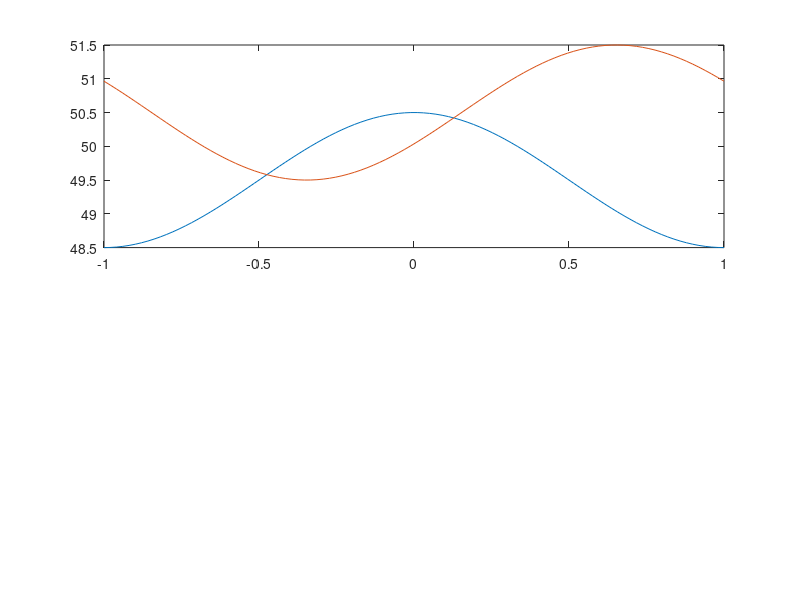

Reproduce this figure in MATLAB. (Note: this script raises an error after producing the figure.)
%% fn_attn_coeff_collisions.m
%% Author: Timothy Williams
%% Date: 20140910, 15:40:45 CEST

function [alp,out2] = attn_coeff_collisions(...
   coll_inputs,wave_pram,ice_pram,RAOsurge,conc,sep,f_coll)
%% CALL: alp = attn_collisions(wave_pram,ice_pram,RAOsurge,conc,sep)
%% NB attenuation dependent on wave amplitude;
%% wave_pram = [om,A,k,cg]: radial freq, amplitude, wave number, group vel
%% ice_pram  = [D,h,rhoi]:  ice floe diameter, thickness and density
%% RAOsurge: surge response for 1m amplitude wave
%% conc: ice concentration
%% sep: ice floe separation (distance between centres)
%% NB sep>D.
%% TODO: calc sep from conc & D if it's not specified

do_test  = 0;
g        = 9.81;
rhow     = 1025;

if nargin==0
   do_test  = 1;
   %%
   om          = 2*pi/14;
   k           = om^2/g;
   cp          = om/k;
   cg          = g/2/om;
   wave_pram   = [om,k,cg];
   %%
   D           = 99;
   sep         = 100;
   conc        = (pi*D^2/4)/(sep^2);
   h           = 1;
   rhoi        = 922.5;
   ice_pram    = [D,h,rhoi];
   %%
   A           = 1;
   rest_coeff  = .9;
   coll_inputs = [A,rest_coeff];
   %%
   RAOsurge = 1;
end


A           = coll_inputs(:,1);%%wave amplitude
rest_coeff  = coll_inputs(:,2);%%restitution coefficient
alp         = 0*A;%%Attenuation coefficient if no collision;
Ncoll       = length(A);
%%
omt1  = NaN+0*A;
omt2  = NaN+0*A;
V1    = NaN+0*A;
V2    = NaN+0*A;
%%
om = wave_pram(1);%%wave radial frequency
k  = wave_pram(2);%%wave number
cg = wave_pram(3);%%group velocity

f  = om/2/pi;%%wave frequency
if ~exist('f_coll','var')
   f_coll   = 2*f;%%collision freq = 2x wave frequency
end

D           = ice_pram(1);%%floe diameter
h           = ice_pram(2);%%ice thickness
rhoi        = ice_pram(3);%%ice density

A_floe      = pi*D^2/4;
rho_floes   = conc/A_floe;%%floes per unit area - only needed for testing, cancels out

if ~exist('conc','var')
   conc  = 1;
end
if ~exist('sep','var')
   %% WORK OUT sep from conc & D
   %% TODO: implement this
end
if sep<=D
   disp(['sep = ',num2str(sep),'m; D = ',num2str(D),'m']);
   error('separation of floe centres ("sep") should be larger than the diameter ("D")',...
         'sep-check')
end

X     = RAOsurge*A;%%absolute surge
ks    = k*sep;
Csq   = 2*(1-cos(ks));
C     = sqrt(Csq);

if C==0
   disp('No collision - floes moving exactly in phase');
   out2  = struct('name',{'omt1';'omt2';'V1';'V2'},...
                  'value',{omt1;omt2;V1;V2});
   return;
end

cosZ              = (sep-D)./(X*C);%%Z=om*t+phi
jok               = 1:Ncoll;
jsm               = find(abs(cosZ)>1);
jok(jsm)          = [];
cosZ(jsm)         = [];
rest_coeff(jsm)   = [];
X(jsm)            = [];
if isempty(jok)
   disp('No collision - surge amplitudes too small to produce a collision');
   out2  = struct('name',{'omt1';'omt2';'V1';'V2'},...
                  'value',{omt1;omt2;V1;V2});
   return;
end

%%angle phi - 2 possibilities
tan_phi  = 2*sin(ks)/Csq;
phi      = atan(tan_phi);
%phi2     = phi+pi;%%this gives the same dE
zet1  = acos(cosZ);

bet      = (rhoi*h*om^2)/(2*rhow*g)*RAOsurge^2*(1-rest_coeff.^2);%%nondimensional
%F_av  = .5*(fn_Fcoll(2*ks,2*zet1-2*phi)+fn_Fcoll(2*ks,-2*zet1-2*phi));
F_av     = fn_Fcoll(2*ks,2*zet1-2*phi);
alp(jok) = (conc*f_coll*bet.*F_av)/cg;%%attenuation per meter

%%extra outputs:
%% times and speeds of collisions
%% - for use in drag model
omt1(jok)   = zet1-phi;
omt2(jok)   = -zet1-phi;
V1(jok)     = -om*X.*sin(omt1(jok));
V2(jok)     = -om*X.*sin(omt2(jok));
out2        = struct('name',{'omt1';'omt2';'V1';'V2'},...
                     'value',{omt1;omt2;V1;V2});
if 0
   A,omt1,V1,omt2,V2
   pause
end

if do_test
   np2   = 100;
   omt   = linspace(-pi,pi,np2).';
   x1    = D/2+X(1)*cos(omt);
   x2    = sep-D/2+cos(ks-omt);
   V1    = -om*X(1)*sin(omt);
   V2    = -om*X(1)*sin(ks-omt);
   %%
   omt1  = zet1(1)-phi;
   x1_1  = D/2+X(1)*cos(omt1);
   x2_1  = sep-D/2+cos(ks-omt1);
   V1_1  = -om*X(1)*sin(omt1);
   V2_1  = -om*X(1)*sin(ks-omt1);
   [omt1/pi,V1_1^2+V2_1^2]
   %%
   omt2  = -zet1(1)-phi;
   x1_2  = D/2+X(1)*cos(omt2);
   x2_2  = sep-D/2+cos(ks-omt2);
   V1_2  = -om*X(1)*sin(omt2);
   V2_2  = -om*X(1)*sin(ks-omt2);
   [omt2/pi,V1_2^2+V2_2^2]
   %%
   subplot(2,1,1);
   plot(omt/pi,[x1,x2]);
   GEN_proc_fig('\omega{t}/\pi','x, m')
   hold on;
   plot(omt1/pi,[x1_1,x2_1],'^');
   plot(omt2/pi,[x1_2,x2_2],'o');
   hold off;
   %%
   subplot(2,1,2);
   plot(omt/pi,[V1,V2]);
   GEN_proc_fig('\omega{t}/\pi','V, ms^{-1}')
   hold on;
   plot(omt1/pi,[V1_1,V2_1],'^');
   plot(omt2/pi,[V1_2,V2_2],'o');
   hold off;

   %%test at omt1:
   rc    = rest_coeff(1);
   Vsq   = V1_1^2+V2_1^2;
   Usq   = rc^2*Vsq;
   m     = rhoi*h*A_floe;
   dE1   = .5*m*(Vsq-Usq);

   V  = om*RAOsurge*A(1);%X,RAOsurge*A
   E  = rhow*g*A(1)^2/2;
   %[Vsq,V^2*(sin(omt1)^2+sin(k*sep-omt1)^2),...
   % V^2/2*(2-cos(2*omt1)-cos(2*(k*sep-omt1))),V^2/2*F_av]

   %dE1
   %.5*A_floe*[rhoi*h*(1-rc^2)*Vsq,rhoi*h*(1-rc^2)*V^2/2*F_av,...
   %                            (rhoi*h*om^2)/(rhow*g)*(1-rc^2)*RAOsurge^2*F_av*E ]

   %%test at omt2:
   Vsq   = V1_2^2+V2_2^2;
   Usq   = rc^2*Vsq;
   dE2   = .5*m*(Vsq-Usq);
   %%
   if 0
      dE          = [dE1,dE2]
      dE_theory   = bet*A_floe*E*F_av

      %%
      Phi   = f_coll*rho_floes*[dE1,dE2];
      %f_coll*conc*bet*E*F_av,alp*cg*E
      (Phi/E/cg),alp
   end

   if 0
      F1 = 2-cos(2*omt1)-cos(2*omt1-2*ks);
      F2 = 2-cos(2*omt2)-cos(2*omt2-2*ks);
      [F1,F2,F_av]
      %%
      sin(2*zet1(1))*(sin(2*phi)+sin(2*(phi+ks)))
      sin(2*zet1(1)),sin(2*phi)+sin(2*(phi+ks))
      4*tan(phi)*cos(ks)+2*sin(ks)*(1-tan(phi)^2)
      %%
      s  = sin(ks);
      c  = cos(ks);
      4*s*c*(1-c)+2*s*(1-c)^2-2*s*s^2
   end
end


%%%%%%%%%%%%%%%%%%%%%%%%%%%%%%%%%%%%%%%%%%%%%%%%%
function F=fn_Fcoll(xi,zet)

%F  = (3-cos(xi))*(1-cos(zet))+...
%     (1-cos(xi))*(1+cos(zet))+...
%     -2*sin(xi)*sin(zet);
F  = 2-cos(zet)-cos(zet-xi);
